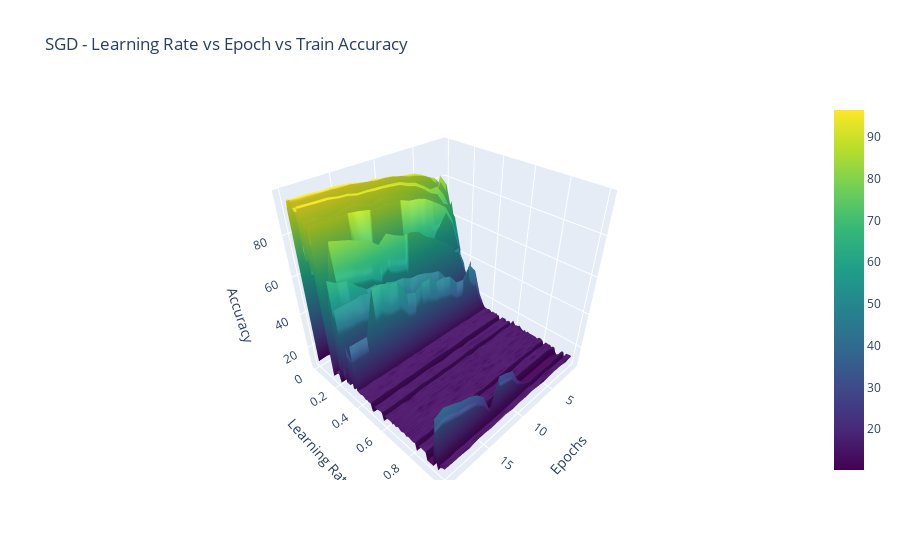

The cell this chart's notebook holds for it:
### Code cell
optimizer = "SGD"
metric = "Epoch"

# Create 3D surface plot
trace = go.Surface(x=np.arange(1, num_epochs + 1), y=learning_rates, z=train_accuracy_data, colorscale='Viridis')
layout = go.Layout(
    scene=dict(
        xaxis=dict(title='Epochs'),
        yaxis=dict(title='Learning Rate'),
        zaxis=dict(title='Accuracy'),
    ),
    title=f'{optimizer.upper()} - Learning Rate vs {metric.capitalize()} vs Train Accuracy'
)
fig = go.Figure(data=[trace], layout=layout)
fig.show()

### Figure 1 — Plotly figure (JSON) as saved in the notebook; plotly's stock layout.template omitted (floating-point values rounded to 4 significant figures; data arrays with more than 128 entries replaced by an {"elided": "..."} marker saying what was removed)
{"data": [{"colorscale": [[0, "#440154"], [0.1111, "#482878"], [0.2222, "#3e4989"], [0.3333, "#31688e"], [0.4444, "#26828e"], [0.5556, "#1f9e89"], [0.6667, "#35b779"], [0.7778, "#6ece58"], [0.8889, "#b5de2b"], [1, "#fde725"]], "type": "surface", "x": [1, 2, 3, 4, 5, 6, 7, 8, 9, 10, 11, 12, 13, 14, 15, 16, 17, 18, 19, 20], "y": [0, 0.01, 0.02, 0.03, 0.04, 0.05, 0.06, 0.07, 0.08, 0.09, 0.1, 0.11, 0.12, 0.13, 0.14, 0.15, 0.16, 0.17, 0.18, 0.19, 0.2, 0.21, 0.22, 0.23, 0.24, 0.25, 0.26, 0.27, 0.28, 0.29, 0.3, 0.31, 0.32, 0.33, 0.34, 0.35, 0.36, 0.37, 0.38, 0.39, 0.4, 0.41, 0.42, 0.43, 0.44, 0.45, 0.46, 0.47, 0.48, 0.49, 0.5, 0.51, 0.52, 0.53, 0.54, 0.55, 0.56, 0.57, 0.58, 0.59, 0.6, 0.61, 0.62, 0.63, 0.64, 0.65, 0.66, 0.67, 0.68, 0.69, 0.7, 0.71, 0.72, 0.73, 0.74, 0.75, 0.76, 0.77, 0.78, 0.79, 0.8, 0.81, 0.82, 0.83, 0.84, 0.85, 0.86, 0.87, 0.88, 0.89, 0.9, 0.91, 0.92, 0.93, 0.94, 0.95, 0.96, 0.97, 0.98, 0.99, 1], "z": {"elided": "101x20 float values"}}], "layout": {"scene": {"xaxis": {"title": {"text": "Epochs"}}, "yaxis": {"title": {"text": "Learning Rate"}}, "zaxis": {"title": {"text": "Accuracy"}}}, "title": {"text": "SGD - Learning Rate vs Epoch vs Train Accuracy"}}}
